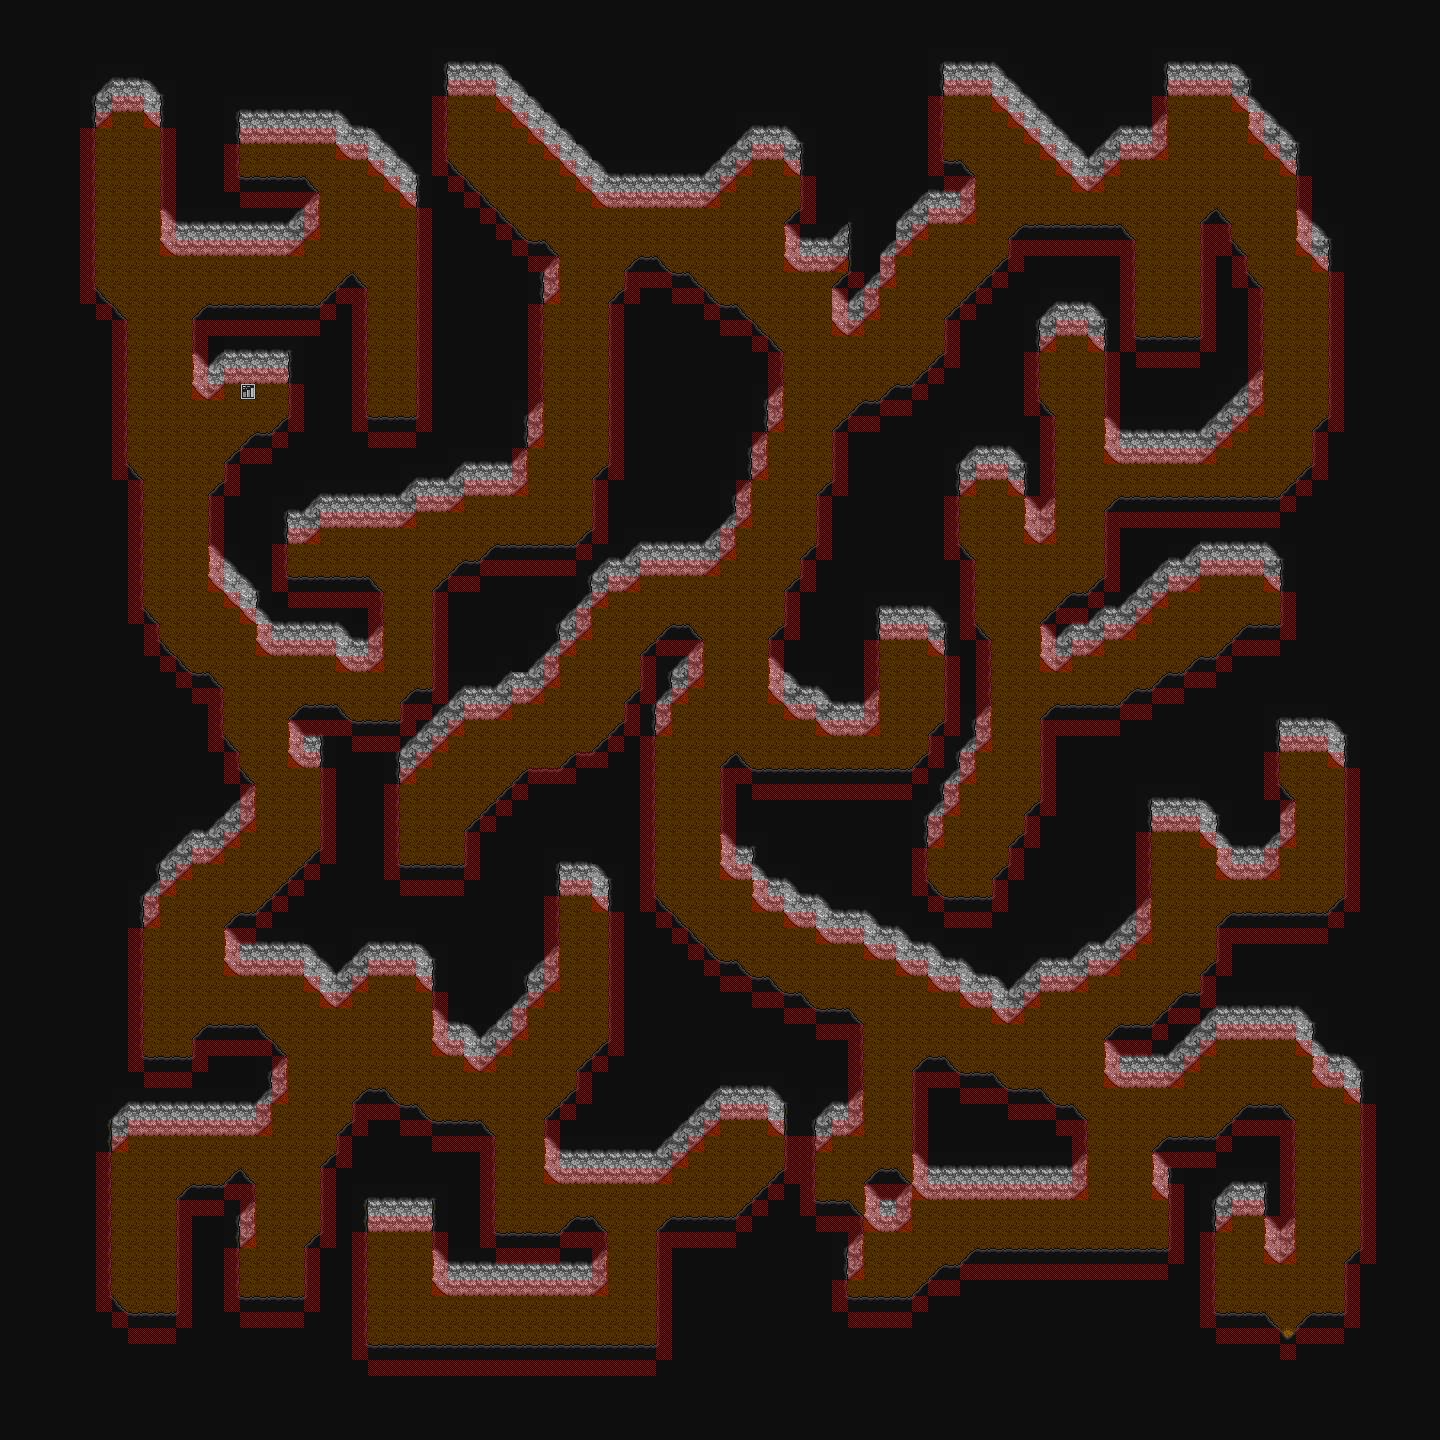

The image is a tile-based game level rendered from a .tmx file. Its description and source (layers, tilesets, objects; grid data summarised) follow:
An orthogonal 90x90 tile map with 16x16 px tiles, 5 tile layers (map, bmap, fmap, shadows, ...), 4 tilesets and 4 objects (2x zone, 2x marker).

<map version="1.10" tiledversion="1.10.2" orientation="orthogonal" renderorder="right-down" width="90" height="90" tilewidth="16" tileheight="16" infinite="0" backgroundcolor="#0e0e0e" nextlayerid="10" nextobjectid="6">
 <properties>
  <property name="can_save" value="0" />
  <property name="can_warp" value="0" />
  <property name="map_mode" value="0" />
  <property name="map_no" value="0" />
  <property name="pdiv" value="1" />
  <property name="pmult" value="1" />
  <property name="stx" value="66" />
  <property name="sty" value="62" />
  <property name="tileset" value="3" />
  <property name="use_sstone" value="1" />
  <property name="warpx" value="0" />
  <property name="warpy" value="0" />
  <property name="zero_zone" value="1" />
 </properties>
 <tileset firstgid="1" source="cave.tsx" />
 <tileset firstgid="501" source="entities.tsx" />
 <tileset firstgid="1473" source="misc.tsx" />
 <tileset firstgid="1773" source="obstacles.tsx" />
 <layer id="1" name="map" width="90" height="90">
  <data>[8100 cells, 4280 non-empty, 24 distinct tile ids]</data>
 </layer>
 <layer id="2" name="bmap" width="90" height="90">
  <data>[8100 cells, 0 non-empty, 0 distinct tile ids]</data>
 </layer>
 <objectgroup color="#ff00ff" id="3" name="entities" />
 <layer id="4" name="fmap" width="90" height="90">
  <data>[8100 cells, 507 non-empty, 6 distinct tile ids]</data>
 </layer>
 <layer id="5" name="shadows" width="90" height="90" opacity="0.5">
  <data>[8100 cells, 0 non-empty, 0 distinct tile ids]</data>
 </layer>
 <layer id="6" name="obstacles" width="90" height="90" opacity="0.5">
  <data>[8100 cells, 1183 non-empty, 1 distinct tile ids]</data>
 </layer>
 <objectgroup color="#008000" id="7" name="zones">
  <object id="1" name="2" type="zone" x="240" y="384" width="16" height="16" />
  <object id="2" name="1" type="zone" x="1280" y="1328" width="16" height="16" />
 </objectgroup>
 <objectgroup color="#ffff00" id="8" name="markers">
  <object id="3" name="entrance" type="marker" x="1280" y="1312" width="16" height="16" />
  <object id="4" name="exit" type="marker" x="240" y="384" width="16" height="16" />
 </objectgroup>
 <objectgroup color="#0000ff" id="9" name="bounds" />
</map>
